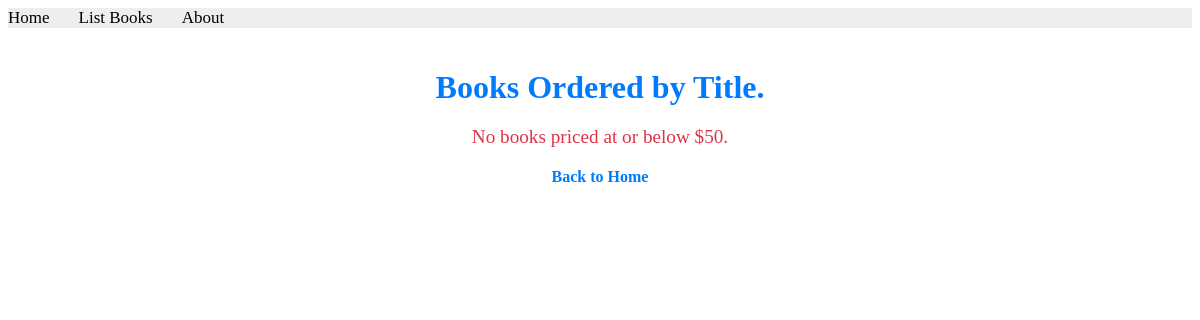
Before: /books/lab8/task4/ with the older database file.
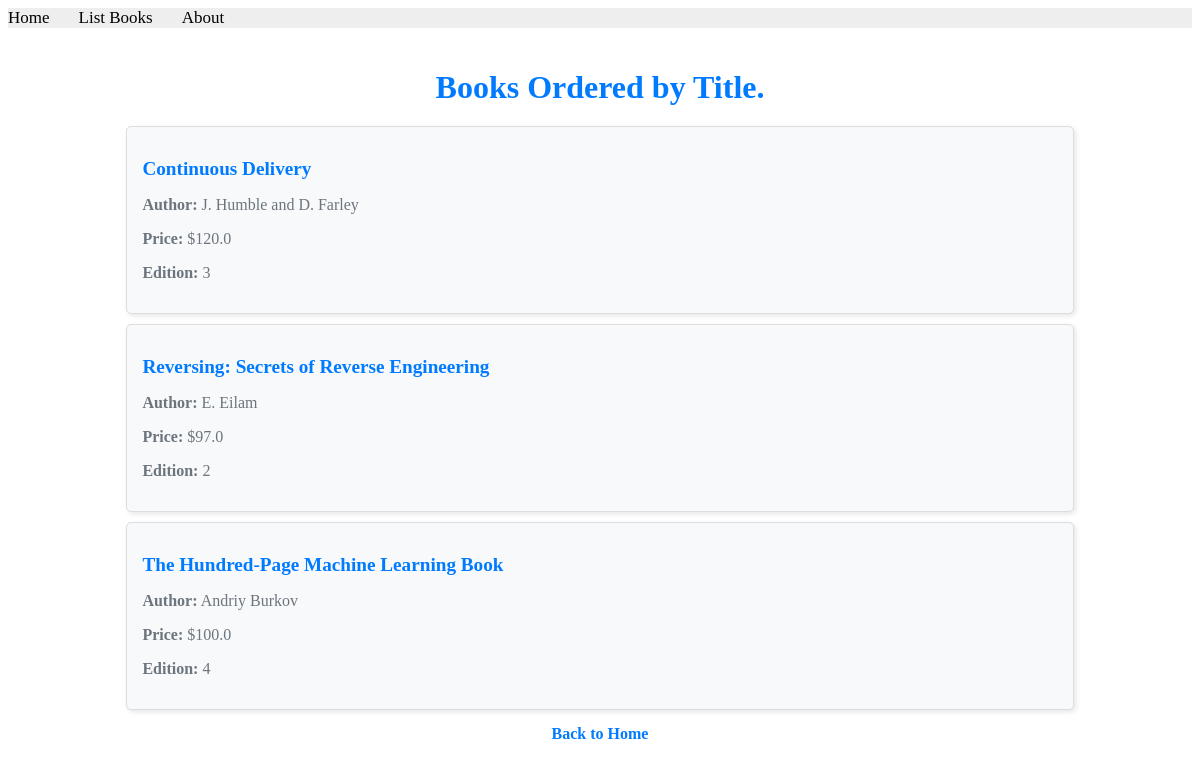
After: the same page with the newer database file.
### apps/bookmodule/models.py (models this page shows)
class Book(models.Model):
    title = models.CharField(max_length = 50)
    author = models.CharField(max_length = 50)
    price = models.FloatField(default = 0.0)
    edition = models.SmallIntegerField(default = 1)

### apps/bookmodule/views.py (the view)
# urls.py: path('lab8/task4/', views.task4, name='books.task4'),
def task4(request):
    books = Book.objects.all().order_by('title')  # Order books by title
    return render(request, 'bookmodule/task4.html', {'books': books})

### apps/templates/bookmodule/task4.html (shortened to what this page needs)
{% extends "bookmodule/layouts/base.html" %}
{% load static %}
{% block content %}
<div class="container">
    <h1>Books Ordered by Title.</h1>
    {% if books %}
        {% for book in books %}
            <div class="book-item">
                <p><a href="{% url 'books.view_one_book' book.id %}" class="book-title">{{ book.title }}</a></p>
                <p class="book-author"><strong>Author:</strong> {{ book.author }}</p>
                <p class="book-price"><strong>Price:</strong> ${{ book.price }}</p>
                <p class="book-edition"><strong>Edition:</strong> {{ book.edition }}</p>
            </div>
        {% endfor %}
    {% else %}
        <p class="no-results">No books priced at or below $50.</p>
    {% endif %}
    <a href="{% url 'books.index' %}" class="back-link">Back to Home</a>
</div>
{% endblock content %}

Changed rows visible on the page:
added Book: title "Continuous Delivery", author "J. Humble and D. Farley", price "120.0", edition "3"
added Book: title "Reversing: Secrets of Reverse Engineering", author "E. Eilam", price "97.0", edition "2"
added Book: title "The Hundred-Page Machine Learning Book", author "Andriy Burkov", price "100.0", edition "4"
Other visible differences:
text no longer shown: "No books priced at or below $50."
